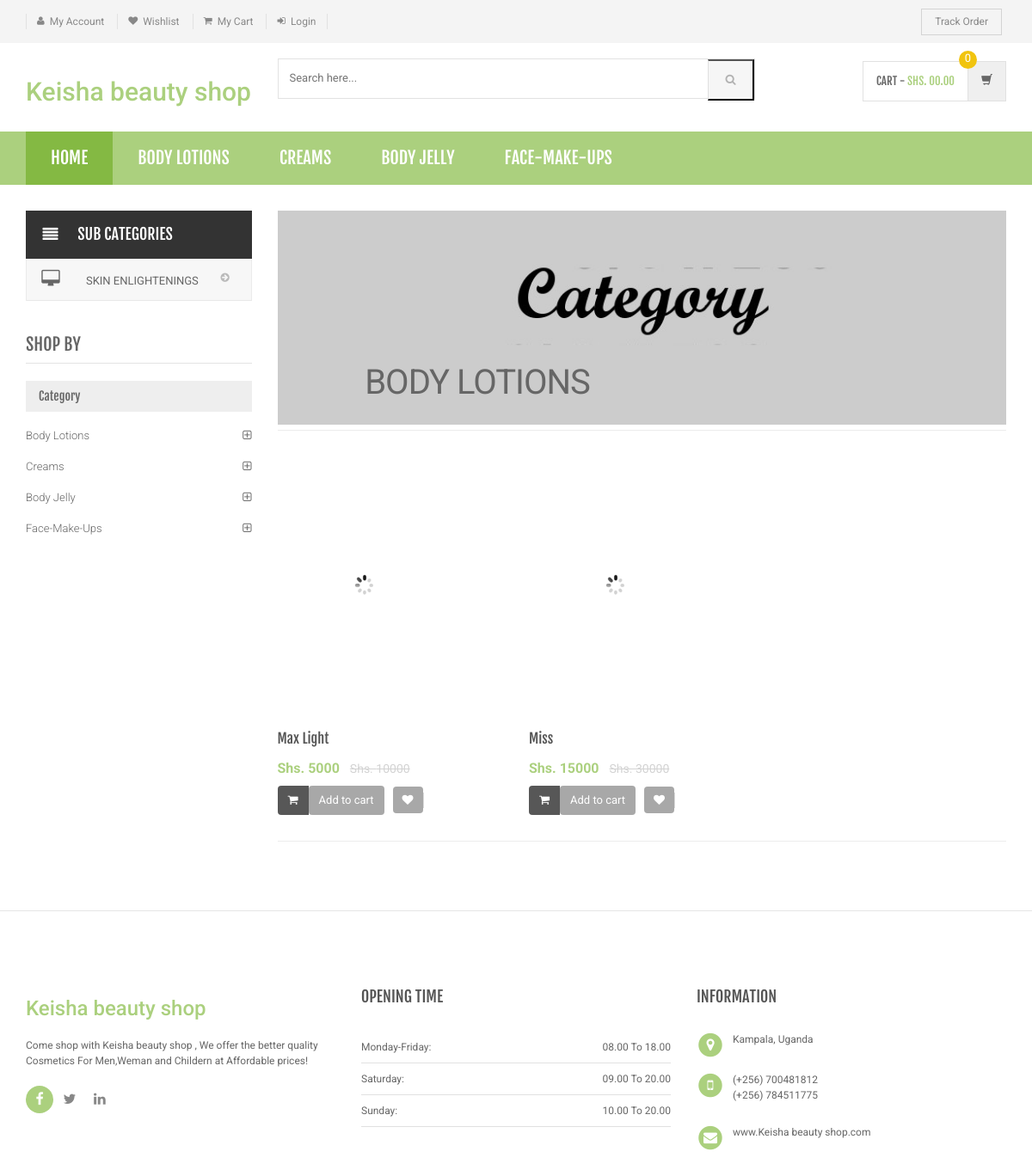
Screenshot of /category.php?cid=7 with the database file from the repository.
### tables this page shows
CREATE TABLE IF NOT EXISTS `category` (
  `id` int(11) NOT NULL AUTO_INCREMENT,
  `categoryName` varchar(255) DEFAULT NULL,
  `categoryDescription` longtext DEFAULT NULL,
  `creationDate` timestamp NOT NULL DEFAULT current_timestamp(),
  `updationDate` varchar(255) DEFAULT NULL,
  PRIMARY KEY (`id`)
);

CREATE TABLE IF NOT EXISTS `subcategory` (
  `id` int(11) NOT NULL AUTO_INCREMENT,
  `categoryid` int(11) DEFAULT NULL,
  `subcategory` varchar(255) DEFAULT NULL,
  `creationDate` timestamp NULL DEFAULT current_timestamp(),
  `updationDate` varchar(255) DEFAULT NULL,
  PRIMARY KEY (`id`)
);

CREATE TABLE IF NOT EXISTS `products` (
  `id` int(11) NOT NULL AUTO_INCREMENT,
  `category` int(11) NOT NULL,
  `subCategory` int(11) DEFAULT NULL,
  `productName` varchar(255) DEFAULT NULL,
  `productCompany` varchar(255) DEFAULT NULL,
  `productPrice` int(11) DEFAULT NULL,
  `productPriceBeforeDiscount` int(11) DEFAULT NULL,
  `productDescription` longtext DEFAULT NULL,
  `productImage1` varchar(255) DEFAULT NULL,
  `productImage2` varchar(255) DEFAULT NULL,
  `productImage3` varchar(255) DEFAULT NULL,
  `shippingCharge` int(11) DEFAULT NULL,
  `productAvailability` varchar(255) DEFAULT NULL,
  `postingDate` timestamp NULL DEFAULT current_timestamp(),
  `updationDate` varchar(255) DEFAULT NULL,
  PRIMARY KEY (`id`)
);

### category.php (the view, shortened to what this page needs)
<?php
include('includes/config.php');
$cid=intval($_GET['cid']);
?>
<!DOCTYPE html>
<html lang="en">
	<head>
	    <link rel="stylesheet" href="assets/css/bootstrap.min.css">
	    <link rel="stylesheet" href="assets/css/main.css">
	    <link rel="stylesheet" href="assets/css/green.css">
	    <link rel="stylesheet" href="assets/css/owl.carousel.css">
		<link rel="stylesheet" href="assets/css/owl.transitions.css">
		<link href="assets/css/lightbox.css" rel="stylesheet">
		<link rel="stylesheet" href="assets/css/animate.min.css">
		<link rel="stylesheet" href="assets/css/rateit.css">
		<link rel="stylesheet" href="assets/css/bootstrap-select.min.css">
		<link rel="stylesheet" href="assets/css/config.css">
		<link href="assets/css/green.css" rel="alternate stylesheet" title="Green color">
		<link href="assets/css/blue.css" rel="alternate stylesheet" title="Blue color">
		<link href="assets/css/red.css" rel="alternate stylesheet" title="Red color">
		<link href="assets/css/orange.css" rel="alternate stylesheet" title="Orange color">
		<link href="assets/css/dark-green.css" rel="alternate stylesheet" title="Darkgreen color">
		<link rel="stylesheet" href="assets/css/font-awesome.min.css">
	</head>
    <body class="cnt-home">
<header class="header-style-1">
<?php include('includes/top-header.php');?>
<?php include('includes/main-header.php');?>
<?php include('includes/menu-bar.php');?>
</header>
<div class="body-content outer-top-xs">
	<div class='container'>
		<div class='row outer-bottom-sm'>
			<div class='col-md-3 sidebar'>
<div class="side-menu animate-dropdown outer-bottom-xs">
<div class="side-menu animate-dropdown outer-bottom-xs">
    <div class="head"><i class="icon fa fa-align-justify fa-fw"></i>Sub Categories</div>
    <nav class="yamm megamenu-horizontal" role="navigation">
        <ul class="nav">
            <li class="dropdown menu-item">
              <?php $sql=mysqli_query($con,"select id,subcategory  from subcategory where categoryid='$cid'");
while($row=mysqli_fetch_array($sql))
{
    ?>
                <a href="sub-category.php?scid=<?php echo $row['id'];?>" class="dropdown-toggle"><i class="icon fa fa-desktop fa-fw"></i>
                <?php echo $row['subcategory'];?></a>
                <?php }?>
</li>
</ul>
    </nav>
</div>
</div>
	            <div class="sidebar-module-container">
	            	<h3 class="section-title">shop by</h3>
	            	<div class="sidebar-filter">
<div class="sidebar-widget wow fadeInUp outer-bottom-xs ">
	<div class="widget-header m-t-20">
		<h4 class="widget-title">Category</h4>
	</div>
	<div class="sidebar-widget-body m-t-10">
	         <?php $sql=mysqli_query($con,"select id,categoryName  from category");
while($row=mysqli_fetch_array($sql))
{
    ?>
		<div class="accordion">
	    	<div class="accordion-group">
	            <div class="accordion-heading">
	                <a href="category.php?cid=<?php echo $row['id'];?>"  class="accordion-toggle collapsed">
	                   <?php echo $row['categoryName'];?>
	                </a>
	            </div>
	        </div>
	    </div>
	    <?php } ?>
	</div>
</div>
	            	</div>
	            </div>
            </div>
			<div class='col-md-9'>
	<div id="category" class="category-carousel hidden-xs">
		<div class="item">
			<div class="image">
				<img src="assets/images/banners/cat-banner-1.jpg" alt="" class="img-responsive">
			</div>
			<div class="container-fluid">
				<div class="caption vertical-top text-left">
					<div class="big-text">
						<br />
					</div>
					       <?php $sql=mysqli_query($con,"select categoryName  from category where id='$cid'");
while($row=mysqli_fetch_array($sql))
{
    ?>
					<div class="excerpt hidden-sm hidden-md">
						<?php echo htmlentities($row['categoryName']);?>
					</div>
			<?php } ?>
				</div>
			</div>
		</div>
</div>
				<div class="search-result-container">
					<div id="myTabContent" class="tab-content">
						<div class="tab-pane active " id="grid-container">
							<div class="category-product  inner-top-vs">
								<div class="row">
			<?php
$ret=mysqli_query($con,"select * from products where category='$cid'");
$num=mysqli_num_rows($ret);
if($num>0)
{
while ($row=mysqli_fetch_array($ret))
{?>
		<div class="col-sm-6 col-md-4 wow fadeInUp">
			<div class="products">
	<div class="product">
		<div class="product-image">
			<div class="image">
				<a href="product-details.php?pid=<?php echo htmlentities($row['id']);?>"><img  src="assets/images/blank.gif" data-echo="admin/productimages/<?php echo htmlentities($row['id']);?>/<?php echo htmlentities($row['productImage1']);?>" alt="" width="200" height="300"></a>
			</div>
		</div>
		<div class="product-info text-left">
			<h3 class="name"><a href="product-details.php?pid=<?php echo htmlentities($row['id']);?>"><?php echo htmlentities($row['productName']);?></a></h3>
			<div class="product-price">
				<span class="price">
					Shs. <?php echo htmlentities($row['productPrice']);?>			</span>
										     <span class="price-before-discount">Shs. <?php echo htmlentities($row['productPriceBeforeDiscount']);?></span>
			</div>
		</div>
					<div class="cart clearfix animate-effect">
				<div class="action">
					<ul class="list-unstyled">
						<li class="add-cart-button btn-group">
								<?php if($row['productAvailability']=='In Stock'){?>
										<button class="btn btn-primary icon" data-toggle="dropdown" type="button">
								<i class="fa fa-shopping-cart"></i>
							</button>
							<a href="category.php?page=product&action=add&id=<?php echo $row['id']; ?>">
							<button class="btn btn-primary" type="button">Add to cart</button></a>
								<?php } else {?>
							<div class="action" style="color:red">Out of Stock</div>
					<?php } ?>
						</li>
		                <li class="lnk wishlist">
							<a class="add-to-cart" href="category.php?pid=<?php echo htmlentities($row['id'])?>&&action=wishlist" title="Wishlist">
								 <i class="icon fa fa-heart"></i>
							</a>
						</li>
					</ul>
				</div>
			</div>
			</div>
			</div>
		</div>
	  <?php } } else {?>
		<div class="col-sm-6 col-md-4 wow fadeInUp"> <h3>No Product Found</h3>
		</div>
<?php } ?>
										</div>
							</div>
						</div>
				</div>
			</div>
		</div></div>
</div>
</div>
<?php include('includes/footer.php');?>
</body>
</html>

### includes/menu-bar.php (shortened to what this page needs)
<div class="header-nav animate-dropdown">
    <div class="container">
        <div class="yamm navbar navbar-default" role="navigation">
            <div class="nav-bg-class">
                <div class="navbar-collapse collapse" id="mc-horizontal-menu-collapse">
	<div class="nav-outer">
		<ul class="nav navbar-nav">
			<li class="active dropdown yamm-fw">
				<a href="index.php" data-hover="dropdown" class="dropdown-toggle">Home</a>
			</li>
              <?php $sql=mysqli_query($con,"select id,categoryName  from category limit 6");
while($row=mysqli_fetch_array($sql))
{
    ?>
			<li class="dropdown yamm">
				<a href="category.php?cid=<?php echo $row['id'];?>"> <?php echo $row['categoryName'];?></a>
			</li>
			<?php } ?>
		</ul>
		<div class="clearfix"></div>
	</div>
</div>
            </div>
        </div>
    </div>
</div>

### assets/css/green.css (style rules this page uses)
a { color: #abd07e; }
.header-style-1 .header-nav { background: #abd07e; }
.cnt-home .header-style-1 .header-nav .navbar .navbar-nav > li.active { background: #84b943; }
.product .product-info .product-price .price { color: #abd07e; }
.sidebar .sidebar-module-container .sidebar-widget .sidebar-widget-body .accordion .accordion-group .accordion-heading .accordion-toggle, .sidebar .sidebar-module-container .sidebar-widget .sidebar-widget-body .accordion .accordion-group .accordion-heading .accordion-toggle:hover, .sidebar .sidebar-module-container .sidebar-widget .sidebar-widget-body .accordion .accordion-group .accordion-heading .accordion-toggle:focus, .sidebar .sidebar-module-container .sidebar-widget .sidebar-widget-body .accordion .accordion-group .accordion-heading .accordion-toggle:after { color: #abd07e; }

### assets/css/lightbox.css (style rules this page uses)
body:after { content: url(../images/close.png) url(../images/loading.gif) url(../images/prev.png) url(../images/next.png); display: none; }

### assets/css/blue.css (style rules this page uses)
a { color: #3498db; }
.header-style-1 .header-nav { background: #3498db; }
.cnt-home .header-style-1 .header-nav .navbar .navbar-nav > li.active { background: #1d6ca1; }
.product .product-info .product-price .price { color: #3498db; }
.sidebar .sidebar-module-container .sidebar-widget .sidebar-widget-body .accordion .accordion-group .accordion-heading .accordion-toggle, .sidebar .sidebar-module-container .sidebar-widget .sidebar-widget-body .accordion .accordion-group .accordion-heading .accordion-toggle:hover, .sidebar .sidebar-module-container .sidebar-widget .sidebar-widget-body .accordion .accordion-group .accordion-heading .accordion-toggle:focus, .sidebar .sidebar-module-container .sidebar-widget .sidebar-widget-body .accordion .accordion-group .accordion-heading .accordion-toggle:after { color: #3498db; }

### assets/css/red.css (style rules this page uses)
a { color: #ff6c6c; }
.header-style-1 .header-nav { background: #ff6c6c; }
.cnt-home .header-style-1 .header-nav .navbar .navbar-nav > li.active { background: #ff1a1a; }
.product .product-info .product-price .price { color: #ff6c6c; }
.sidebar .sidebar-module-container .sidebar-widget .sidebar-widget-body .accordion .accordion-group .accordion-heading .accordion-toggle, .sidebar .sidebar-module-container .sidebar-widget .sidebar-widget-body .accordion .accordion-group .accordion-heading .accordion-toggle:hover, .sidebar .sidebar-module-container .sidebar-widget .sidebar-widget-body .accordion .accordion-group .accordion-heading .accordion-toggle:focus, .sidebar .sidebar-module-container .sidebar-widget .sidebar-widget-body .accordion .accordion-group .accordion-heading .accordion-toggle:after { color: #ff6c6c; }

### assets/css/orange.css (style rules this page uses)
a { color: #f39c12; }
.header-style-1 .header-nav { background: #f39c12; }
.cnt-home .header-style-1 .header-nav .navbar .navbar-nav > li.active { background: #ab6c09; }
.product .product-info .product-price .price { color: #f39c12; }
.sidebar .sidebar-module-container .sidebar-widget .sidebar-widget-body .accordion .accordion-group .accordion-heading .accordion-toggle, .sidebar .sidebar-module-container .sidebar-widget .sidebar-widget-body .accordion .accordion-group .accordion-heading .accordion-toggle:hover, .sidebar .sidebar-module-container .sidebar-widget .sidebar-widget-body .accordion .accordion-group .accordion-heading .accordion-toggle:focus, .sidebar .sidebar-module-container .sidebar-widget .sidebar-widget-body .accordion .accordion-group .accordion-heading .accordion-toggle:after { color: #f39c12; }

### assets/css/dark-green.css (style rules this page uses)
a { color: #12cca7; }
.header-style-1 .header-nav { background: #12cca7; }
.cnt-home .header-style-1 .header-nav .navbar .navbar-nav > li.active { background: #0b816a; }
.product .product-info .product-price .price { color: #12cca7; }
.sidebar .sidebar-module-container .sidebar-widget .sidebar-widget-body .accordion .accordion-group .accordion-heading .accordion-toggle, .sidebar .sidebar-module-container .sidebar-widget .sidebar-widget-body .accordion .accordion-group .accordion-heading .accordion-toggle:hover, .sidebar .sidebar-module-container .sidebar-widget .sidebar-widget-body .accordion .accordion-group .accordion-heading .accordion-toggle:focus, .sidebar .sidebar-module-container .sidebar-widget .sidebar-widget-body .accordion .accordion-group .accordion-heading .accordion-toggle:after { color: #12cca7; }

### rows the page displays
category: categoryName "BODY LOTIONS", categoryName "Body Lotions"
category: categoryName "CREAMS", categoryName "Creams"
category: categoryName "BODY JELLY", categoryName "Body Jelly"
category: categoryName "FACE-MAKE-UPS", categoryName "Face-Make-Ups"
subcategory: subcategory "SKIN ENLIGHTENINGS"
products: productName "Max Light", productPrice "5000", productPriceBeforeDiscount "10000"
products: productName "Miss", productPrice "15000", productPriceBeforeDiscount "30000"
